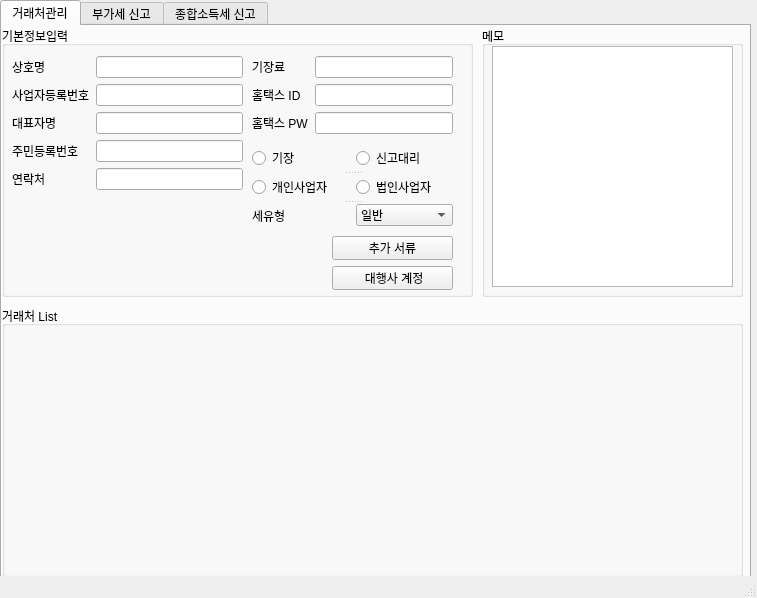
<?xml version="1.0" encoding="UTF-8"?>
<ui version="4.0">
 <class>MainWindow</class>
 <widget class="QMainWindow" name="MainWindow">
  <property name="geometry">
   <rect>
    <x>0</x>
    <y>0</y>
    <width>757</width>
    <height>598</height>
   </rect>
  </property>
  <property name="windowTitle">
   <string>거래처 관리</string>
  </property>
  <widget class="QWidget" name="centralwidget">
   <widget class="QTabWidget" name="tab_widget_main">
    <property name="geometry">
     <rect>
      <x>0</x>
      <y>0</y>
      <width>751</width>
      <height>581</height>
     </rect>
    </property>
    <property name="currentIndex">
     <number>0</number>
    </property>
    <widget class="QWidget" name="tab_client_manager">
     <attribute name="title">
      <string>거래처관리</string>
     </attribute>
     <widget class="QGroupBox" name="groupBox_basic_info">
      <property name="geometry">
       <rect>
        <x>0</x>
        <y>0</y>
        <width>471</width>
        <height>271</height>
       </rect>
      </property>
      <property name="title">
       <string>기본정보입력</string>
      </property>
      <widget class="QWidget" name="">
       <property name="geometry">
        <rect>
         <x>10</x>
         <y>30</y>
         <width>231</width>
         <height>141</height>
        </rect>
       </property>
       <layout class="QFormLayout" name="formLayout">
        <item row="0" column="0">
         <widget class="QLabel" name="Label_business_name">
          <property name="text">
           <string>상호명</string>
          </property>
          <property name="alignment">
           <set>Qt::AlignmentFlag::AlignLeading|Qt::AlignmentFlag::AlignLeft|Qt::AlignmentFlag::AlignVCenter</set>
          </property>
         </widget>
        </item>
        <item row="0" column="1">
         <widget class="QLineEdit" name="lineEdit_business_name"/>
        </item>
        <item row="1" column="0">
         <widget class="QLabel" name="Label_business_number">
          <property name="text">
           <string>사업자등록번호</string>
          </property>
         </widget>
        </item>
        <item row="1" column="1">
         <widget class="QLineEdit" name="lineEdit_business_number"/>
        </item>
        <item row="2" column="0">
         <widget class="QLabel" name="Label_ceo_name">
          <property name="text">
           <string>대표자명</string>
          </property>
         </widget>
        </item>
        <item row="2" column="1">
         <widget class="QLineEdit" name="lineEdit_ceo_name"/>
        </item>
        <item row="3" column="0">
         <widget class="QLabel" name="Lebel_resident_number">
          <property name="text">
           <string>주민등록번호</string>
          </property>
         </widget>
        </item>
        <item row="3" column="1">
         <widget class="QLineEdit" name="lineEdit_resident_number"/>
        </item>
        <item row="4" column="0">
         <widget class="QLabel" name="Label_contact">
          <property name="text">
           <string>연락처</string>
          </property>
         </widget>
        </item>
        <item row="4" column="1">
         <widget class="QLineEdit" name="lineEdit_contact"/>
        </item>
       </layout>
      </widget>
      <widget class="QPushButton" name="btn_attach_documents">
       <property name="geometry">
        <rect>
         <x>330</x>
         <y>210</y>
         <width>121</width>
         <height>24</height>
        </rect>
       </property>
       <property name="text">
        <string>추가 서류</string>
       </property>
      </widget>
      <widget class="QPushButton" name="btn_register_delivery">
       <property name="geometry">
        <rect>
         <x>330</x>
         <y>240</y>
         <width>121</width>
         <height>24</height>
        </rect>
       </property>
       <property name="text">
        <string> 대행사 계정</string>
       </property>
      </widget>
      <widget class="QSplitter" name="splitter">
       <property name="geometry">
        <rect>
         <x>250</x>
         <y>120</y>
         <width>201</width>
         <height>81</height>
        </rect>
       </property>
       <property name="orientation">
        <enum>Qt::Orientation::Vertical</enum>
       </property>
       <widget class="QWidget" name="">
        <layout class="QHBoxLayout" name="horizontalLayout">
         <item>
          <widget class="QRadioButton" name="radioButton_bookkeeping">
           <property name="text">
            <string>기장</string>
           </property>
          </widget>
         </item>
         <item>
          <widget class="QRadioButton" name="radioButton_reporting">
           <property name="text">
            <string>신고대리</string>
           </property>
          </widget>
         </item>
        </layout>
       </widget>
       <widget class="QWidget" name="">
        <layout class="QHBoxLayout" name="horizontalLayout_2">
         <item>
          <widget class="QRadioButton" name="radioButton_individual">
           <property name="text">
            <string>개인사업자</string>
           </property>
          </widget>
         </item>
         <item>
          <widget class="QRadioButton" name="radioButton_corporate">
           <property name="text">
            <string>법인사업자</string>
           </property>
          </widget>
         </item>
        </layout>
       </widget>
       <widget class="QWidget" name="">
        <layout class="QHBoxLayout" name="horizontalLayout_3">
         <item>
          <widget class="QLabel" name="Lebel_tax_type">
           <property name="text">
            <string>세유형</string>
           </property>
          </widget>
         </item>
         <item>
          <widget class="QComboBox" name="comboBox_tax_type">
           <item>
            <property name="text">
             <string>일반</string>
            </property>
           </item>
           <item>
            <property name="text">
             <string>간이</string>
            </property>
           </item>
           <item>
            <property name="text">
             <string>면세</string>
            </property>
           </item>
          </widget>
         </item>
        </layout>
       </widget>
      </widget>
      <widget class="QWidget" name="">
       <property name="geometry">
        <rect>
         <x>250</x>
         <y>30</y>
         <width>201</width>
         <height>81</height>
        </rect>
       </property>
       <layout class="QFormLayout" name="formLayout_2">
        <item row="0" column="0">
         <widget class="QLabel" name="Lebel_fee">
          <property name="text">
           <string>기장료</string>
          </property>
          <property name="alignment">
           <set>Qt::AlignmentFlag::AlignLeading|Qt::AlignmentFlag::AlignLeft|Qt::AlignmentFlag::AlignVCenter</set>
          </property>
         </widget>
        </item>
        <item row="0" column="1">
         <widget class="QLineEdit" name="lineEdit_fee"/>
        </item>
        <item row="1" column="1">
         <widget class="QLineEdit" name="lineEdit_hometax_id"/>
        </item>
        <item row="2" column="0">
         <widget class="QLabel" name="Lebel_hometax_pw">
          <property name="text">
           <string>홈택스 PW</string>
          </property>
         </widget>
        </item>
        <item row="2" column="1">
         <widget class="QLineEdit" name="lineEdit_hometax_pw"/>
        </item>
        <item row="1" column="0">
         <widget class="QLabel" name="Lebel_hometax_id">
          <property name="text">
           <string>홈택스 ID</string>
          </property>
         </widget>
        </item>
       </layout>
      </widget>
     </widget>
     <widget class="QGroupBox" name="groupBox_memo">
      <property name="geometry">
       <rect>
        <x>480</x>
        <y>0</y>
        <width>261</width>
        <height>271</height>
       </rect>
      </property>
      <property name="title">
       <string>메모</string>
      </property>
      <widget class="QTextEdit" name="textEdit_memo">
       <property name="geometry">
        <rect>
         <x>10</x>
         <y>20</y>
         <width>241</width>
         <height>241</height>
        </rect>
       </property>
      </widget>
     </widget>
     <widget class="QGroupBox" name="groupBox">
      <property name="geometry">
       <rect>
        <x>0</x>
        <y>280</y>
        <width>741</width>
        <height>271</height>
       </rect>
      </property>
      <property name="title">
       <string>거래처 List</string>
      </property>
     </widget>
    </widget>
    <widget class="QWidget" name="tab_vat_report">
     <attribute name="title">
      <string>부가세 신고</string>
     </attribute>
    </widget>
    <widget class="QWidget" name="tap_income_tax_report">
     <attribute name="title">
      <string>종합소득세 신고</string>
     </attribute>
    </widget>
   </widget>
  </widget>
  <widget class="QStatusBar" name="statusbar"/>
 </widget>
 <resources/>
 <connections/>
</ui>
